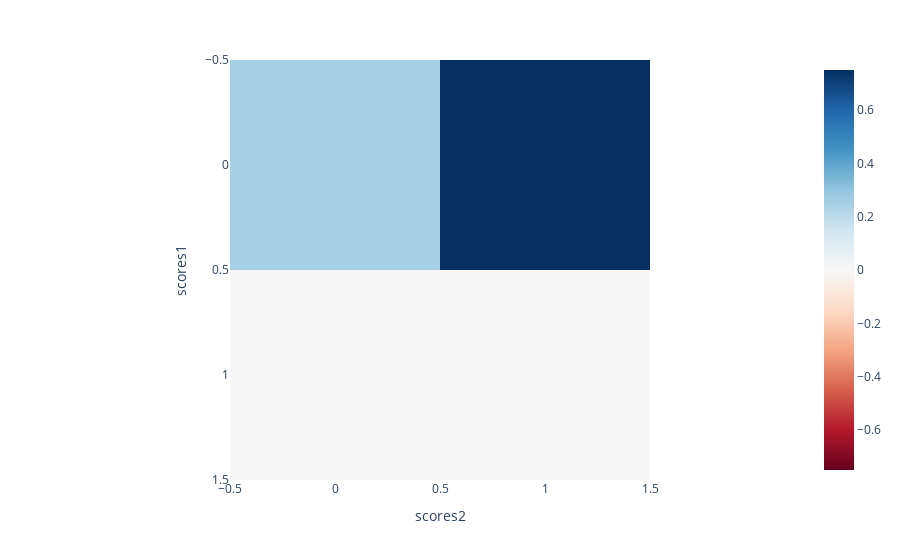
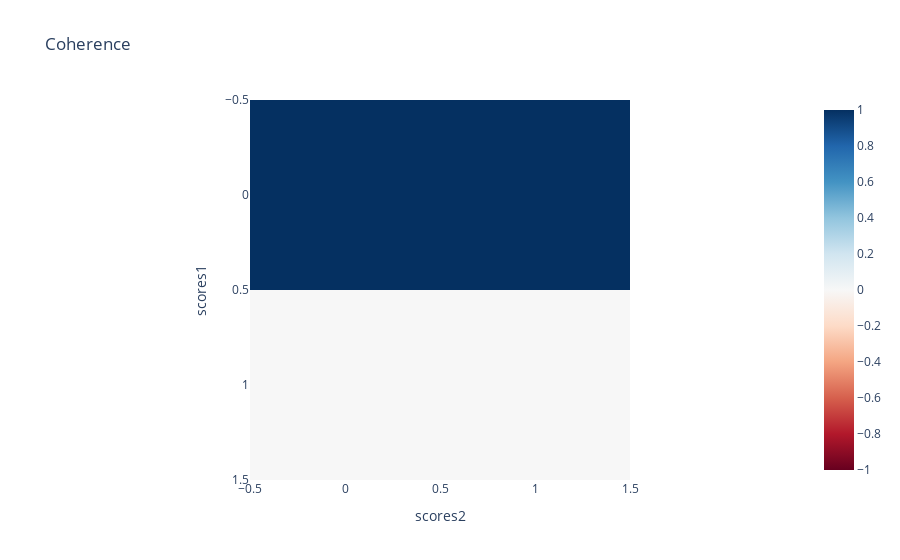

The notebook cell these images were saved under, in order:
### Code cell
def two_vec_scores(scores1: list[float], scores2: list[float], coherence: list[float]):
    n = len(scores1)

    counts = np.zeros((2, 2))
    c_totals = np.zeros_like(counts)

    for i in range(n):
        counts[int(scores1[i] > 1.5), int(scores2[i] > 1.5)] += 1
        c_totals[int(scores1[i] > 1.5), int(scores2[i] > 1.5)] += coherence[i]
    
    print("joint distribution")
    px.imshow(counts/n, labels=dict(x="scores2", y="scores1"), color_continuous_scale="RdBu", color_continuous_midpoint=0).show()

    # average coherence
    px.imshow(c_totals/(counts + 1e-6), title="Coherence", labels=dict(x="scores2", y="scores1"), color_continuous_scale="RdBu", color_continuous_midpoint=0).show()
    

# two_vec_scores([1, 1, 1, 1], [1, 2, 3, 4], [1, 1, 1, 1])

### Figure 1 — Plotly figure (JSON) as saved in the notebook; plotly's stock layout.template omitted (floating-point values rounded to 4 significant figures)
{"data": [{"coloraxis": "coloraxis", "hovertemplate": "scores2: %{x}<br>scores1: %{y}<br>color: %{z}<extra></extra>", "name": "0", "type": "heatmap", "xaxis": "x", "yaxis": "y", "z": [[0.25, 0.75], [0, 0]]}], "layout": {"coloraxis": {"cmid": 0, "colorscale": [[0, "rgb(103,0,31)"], [0.1, "rgb(178,24,43)"], [0.2, "rgb(214,96,77)"], [0.3, "rgb(244,165,130)"], [0.4, "rgb(253,219,199)"], [0.5, "rgb(247,247,247)"], [0.6, "rgb(209,229,240)"], [0.7, "rgb(146,197,222)"], [0.8, "rgb(67,147,195)"], [0.9, "rgb(33,102,172)"], [1, "rgb(5,48,97)"]]}, "margin": {"t": 60}, "xaxis": {"anchor": "y", "constrain": "domain", "domain": [0, 1], "scaleanchor": "y", "title": {"text": "scores2"}}, "yaxis": {"anchor": "x", "autorange": "reversed", "constrain": "domain", "domain": [0, 1], "title": {"text": "scores1"}}}}

### Figure 2 — Plotly figure (JSON) as saved in the notebook; plotly's stock layout.template omitted (floating-point values rounded to 4 significant figures)
{"data": [{"coloraxis": "coloraxis", "hovertemplate": "scores2: %{x}<br>scores1: %{y}<br>color: %{z}<extra></extra>", "name": "0", "type": "heatmap", "xaxis": "x", "yaxis": "y", "z": [[1.0, 1.0], [0, 0]]}], "layout": {"coloraxis": {"cmid": 0, "colorscale": [[0, "rgb(103,0,31)"], [0.1, "rgb(178,24,43)"], [0.2, "rgb(214,96,77)"], [0.3, "rgb(244,165,130)"], [0.4, "rgb(253,219,199)"], [0.5, "rgb(247,247,247)"], [0.6, "rgb(209,229,240)"], [0.7, "rgb(146,197,222)"], [0.8, "rgb(67,147,195)"], [0.9, "rgb(33,102,172)"], [1, "rgb(5,48,97)"]]}, "title": {"text": "Coherence"}, "xaxis": {"anchor": "y", "constrain": "domain", "domain": [0, 1], "scaleanchor": "y", "title": {"text": "scores2"}}, "yaxis": {"anchor": "x", "autorange": "reversed", "constrain": "domain", "domain": [0, 1], "title": {"text": "scores1"}}}}
